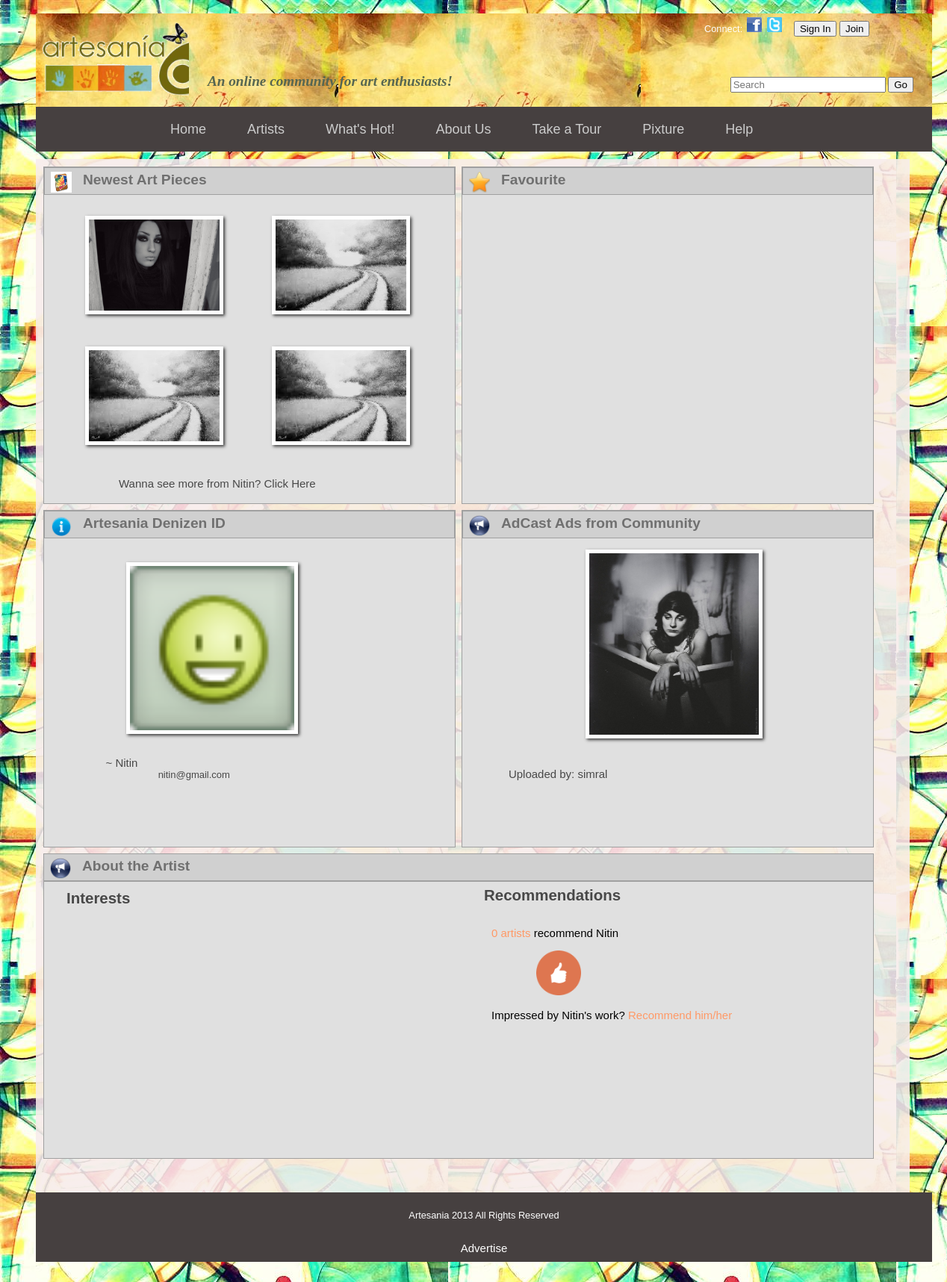
Page /project/artist_profile.php?username=Nitin on the committed database.
### tables this page shows
CREATE TABLE IF NOT EXISTS `products` (
  `product_id` int(200) NOT NULL AUTO_INCREMENT,
  `username` varchar(100) NOT NULL,
  `category` varchar(50) NOT NULL,
  `caption` varchar(250) DEFAULT NULL,
  `description` text NOT NULL,
  `path` varchar(100) NOT NULL,
  `views` int(11) NOT NULL DEFAULT '0',
  `upvotes` int(50) NOT NULL,
  `visibility` tinyint(1) NOT NULL,
  `on_sale` varchar(4) NOT NULL,
  `upload_time` timestamp NOT NULL DEFAULT CURRENT_TIMESTAMP,
  PRIMARY KEY (`product_id`)
);

CREATE TABLE IF NOT EXISTS `user_details` (
  `username` varchar(50) NOT NULL,
  `password` varchar(50) NOT NULL,
  `name` varchar(100) NOT NULL,
  `dob` date NOT NULL,
  `gender` varchar(10) NOT NULL,
  `email` varchar(50) NOT NULL,
  `contact` varchar(15) NOT NULL,
  `address` text NOT NULL,
  `bank_acc_no` bigint(50) NOT NULL,
  `bank_name` varchar(50) NOT NULL,
  `recommend` int(10) NOT NULL,
  `premium` tinyint(1) NOT NULL,
  `dp_name` varchar(100) NOT NULL DEFAULT 'images/default.jpg',
  PRIMARY KEY (`username`)
);

CREATE TABLE IF NOT EXISTS `advertisement` (
  `username` varchar(100) NOT NULL,
  `ad_id` int(11) NOT NULL AUTO_INCREMENT,
  `clicks` int(11) NOT NULL,
  `max_clicks` int(11) NOT NULL,
  `camp_start_date` date NOT NULL,
  `path` varchar(100) NOT NULL,
  `redirect_url` varchar(100) NOT NULL,
  `allowed` tinyint(1) NOT NULL DEFAULT '0',
  PRIMARY KEY (`ad_id`),
  UNIQUE KEY `username` (`username`,`ad_id`),
  UNIQUE KEY `username_2` (`username`,`ad_id`)
);

### project/artist_profile.php (the view, shortened to what this page needs)
	<?php
		$con=mysqli_connect("localhost","root","","artesania");
	?>
<?php
echo 	'<link rel= "stylesheet" href="css/artist_profile.css">
		<style>
		#art p a{
			text-decoration:none;
		}
		#recommend{
			padding-top:25px;
		}
		</style>
	</head>';
include "header2.php";
include "profileLoginHeader.php";
?>
				<div id = "content">
					<div id="new_art">
						<div id="head">
							<img src="images/gallery_icon.png"></img>
							<h2>Newest Art Pieces</h2>
						</div>
						<div id="art">
							<?php
								$query="select * from products where username='".$_GET['username']."'";
								$count=1;
								$result=mysqli_query($con,$query);
								if((mysqli_num_rows($result))>=1){
									$count=1;
											while(($row=mysqli_fetch_assoc($result)) && $count<=4){
									?>
										<div id="art_in2"><img src="<?php echo $row['path'];?>"></img></div>
									<?php
									$count++;
									}
								}
								if($count<4){
									while($count<=4){
										?> <div id="art_in1"><img src="images/default_image.jpg"></div> <?php
										$count++;
									}
								}
							?>
						</div>
						<p>Wanna see more from <?php echo $_GET['username'];?>? <a href="gallery.php?username=<?php echo $_GET['username'];?>">Click Here</a></p>
					</div>
					<div id="favourite">
						<div id="head">
							<img src="images/fav.png"></img>
							<h2>Favourite</h2>
						</div>
							<div id="fav">
							</div>
					</div>
					<div id="denizen_id">
						<div id="head">
							<img src="images/profile_icon.png"></img>
							<h2>Artesania Denizen ID</h2>
						</div>
						<div id="pic">
						<?php
							$query="select * from user_details where username='".$_GET['username']."'";
							$result=mysqli_query($con,$query);
							if((mysqli_num_rows($result))==1){
								$row = mysqli_fetch_array($result);
								$src=$row['dp_name'];
								echo "<img src = '$src' ></img>";
							}
							else
							die("Try again");
							 ?>
						</div>
						<div id="text"> <?php
								echo '~ '.$_GET['username'].''; ?>
								<div id="s_text">
								<?php
									echo $row['email'];
								?>
								</div>
						</div>
					</div>
					<div id="ad">
						<div id="head">
							<img src="images/ad_icon.png"></img>
							<h2 >AdCast Ads from Community</h2>
						</div>
						<div id="ad_body">
							<?php
					    $conn=mysqli_connect("localhost","root","","artesania");
					    if(!isset($_GET['Clicked'])){
					    $result = mysqli_query($conn,"select * FROM advertisement ORDER BY RAND()");
					    $row = mysqli_fetch_array($result);
					    mysqli_query($conn,"update advertisement set clicks = clicks + 1 WHERE ad_id = '" . $row['ad_id'] . "'") or die(mysql_error());
					    mysqli_query($conn,"delete from advertisement where clicks >= max_clicks");
					    echo "<a href='".$row['redirect_url']."'><img src='".$row['path']."' /></a>";
					}
						echo "<p>Uploaded by: ".$row['username']."</p>";
					?>
						</div>
					</div>
					<div id="about">
						<div id="head">
							<img src="images/ad_icon.png"></img>
							<h2 >About the Artist</h2>
						</div>
						<div id="about_body">
							<h1>Interests</h1>
						</div>
						<div id="recommend">
								<h1>Recommendations</h1><br>
								<?php
										$query="select count(*) from recommendations where artist='".$_GET['username']."'";
										$result = mysqli_query($conn,$query);
										$row = mysqli_fetch_array($result);
										echo "<p><a href='recommended_by.php?username=".$_GET['username']."'>".$row['count(*)']." artists </a>recommend ".$_GET['username']."</p>";
								?>
								<img src="images/recommendation.png"></img>
								<p>Impressed by <?php echo $_GET['username']?>'s work? <a href="recommend.php?artist=<?php echo $_GET['username']?>">Recommend him/her</a></p>
						</div>
					</div>
				</div>
			</div>
			<div id="footer">
				<p>Artesania 2013 All Rights Reserved</p><br>
				<a href="advertise.php">Advertise</a>
			</div>
		</div>
	</body>
</html>

### project/css/primary.css (style rules this page uses)
body { font: 0.8em Arial, sans-serif; background-image:url('http://localhost/xampp/project/images/background.jpg'); background-attachment:fixed; position:absolute; padding-left:30px; height: 100%; width: 100%; }
h1, ul { margin:0; padding:0; }
#content { float:left; width:980px; padding:10px; }
a { text-decoration:none; color:black; }
#content { background: rgba(247, 236, 236, 0.88); text-align:justify; }
#content img { height:200px; width:205px; padding:25px 20px 25px 20px; }
#content h1 { font-size:1.6em; }
#content, #side { min-height:550px; }
#footer { background: #464040; color: #fff; padding: 10px; margin:auto; text-align:center; }
#footer a { text-decoration:none; color:white; }

### project/css/artist_profile.css (style rules this page uses)
#content { width:1150px; display:inline; }
#content img { padding:0px; }
#new_art,#favourite,#denizen_id,#ad { float:left; width:550px; height:450px; background:#E0E0E0; border:1px solid; border-color:#A0A0A0; }
#new_art p { color:#484848; font-size:15px; margin-left:100px; }
#new_art p a { text-decoration:none; color:#484848; }
#favourite { margin-right:8px; margin-left:8px; }
#denizen_id { float:left; margin-top:8px; }
#ad { margin-top:8px; margin-left:8px; }
#head { width:auto; height:35px; border:1px solid; border-color:#A0A0A0; background:#D0D0D0; }
#head h2 { float:left; padding-top:0px; line-height:0em; color:#707070 ; padding-left:10px; }
#head img { width:28px; height:28px; float:left; padding: 5px 5px 1px 8px; }
#art,#fav { width:500px; height:250px; padding-right:11%; padding-top:5%; margin-left:10%; }
#art_in1,#art_in2 { width:50%; height:70%; float:left; }
#art_in1 img,#art_in2 img { width:70%; height:70%; border:5px solid white; box-shadow:2px 2px 4px #383838; }
#pic { padding-left:20%; padding-top:3%; }
#pic img { width:50%; height:50%; border:1px solid; margin-top:15px; border-color:#707070; border:5px solid white; box-shadow:2px 2px 4px #383838; }
#text { padding-top:5%; }
#text,#s_text { color:#484848; font-size:15px; padding-left:15%; }
#s_text { font-size:13px; width:auto; height:20px; }
#ad_body { width:75%; height:60%; }
#ad_body a img { width:55%; height:90%; border:1px solid; margin-top:15px; border-color:#707070; border:5px solid white; box-shadow:2px 2px 4px #383838; margin-left:40%; }
#ad_body p { color:#484848; font-size:15px; padding-left:15%; padding-top:5%; }
#about { float:left; width:1112px; margin-top:8px; }
#about_body { min-height:370px; background:#E0E0E0; border:1px solid; border-color:#A0A0A0; }
#about_body h1 { color:#484848; margin-left:30px; margin-top:10px; }
#recommend { min-height:400px; width:500px; margin-left:600px; margin-top:-390px; }
#recommend h1 { color:#484848; margin-left:-10px; }
#recommend p { font-size:15px; }
#recommend p a { color:#FF9966; }
#recommend img { height:60px; width:60px; margin-left:60px; }
#footer a { color:white; font-size:15px; text-decoration:none; }

### project/artist_profile.php (style rules this page uses)
#recommend { padding-top:25px; }

### rows in the picture
products: path (picture)
user_details: dp_name (placeholder picture), email "nitin@gmail.com"
advertisement: path (picture), username "simral"

### other values in the picture
$_GET['username'] "Nitin"
$row['count(*)'] "0"
